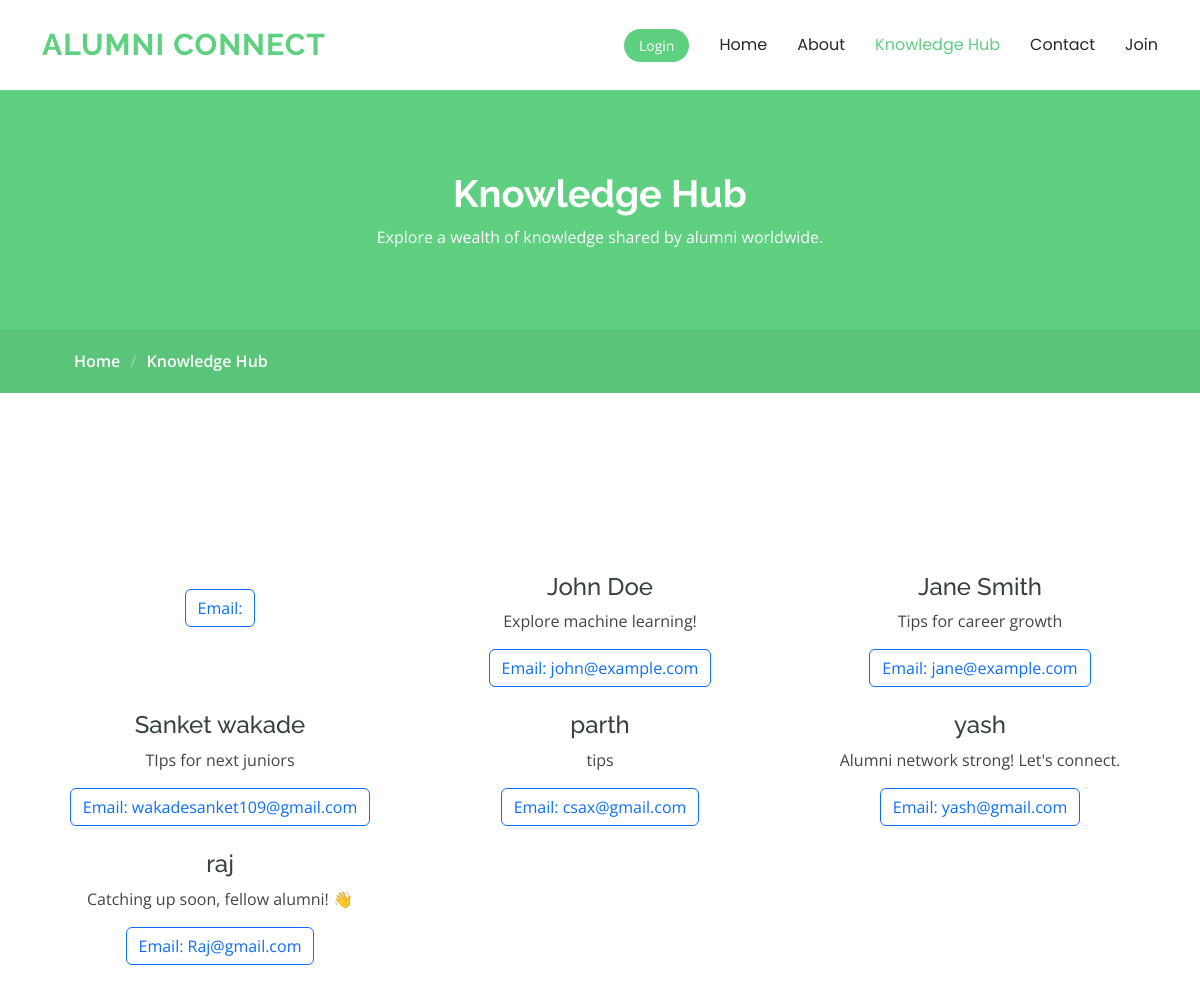
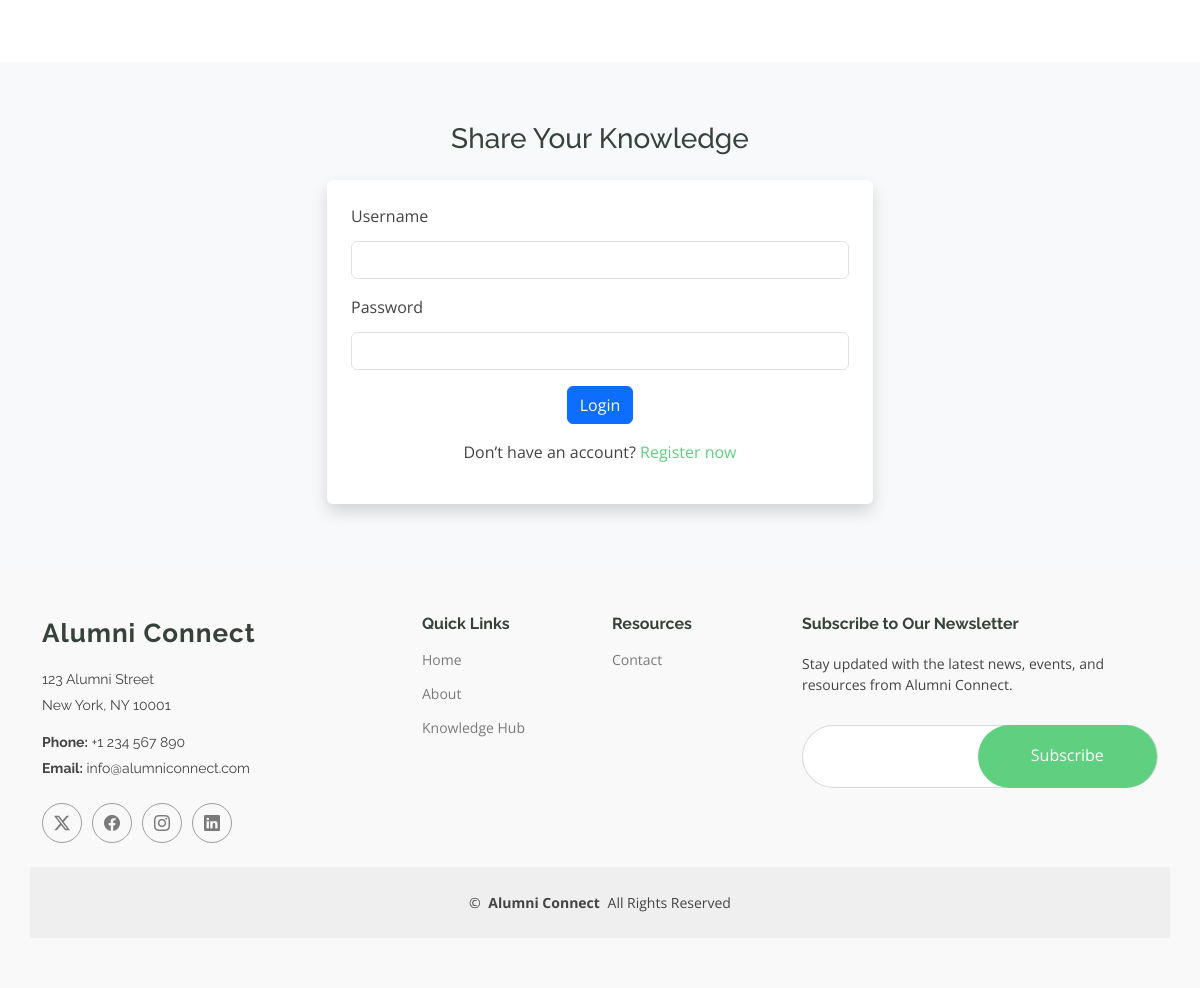
The page /Knowledge on the database its author committed (2 pictures, top to bottom).
### BaseApp/models.py (models this page shows, shortened)
class Knowledge(models.Model):
    name = models.CharField(max_length=255)
    message = models.TextField()
    email = models.CharField(max_length=255)

### al_portal/views.py (the view)
# urls.py: path('Knowledge', views.knowledge_view, name='knowledge'),  # the view that handles POST
def knowledge_view(request):
    if request.method == 'POST':
        form = KnowledgeForm(request.POST)
        print(form.errors)
        if form.is_valid():
            form.save()
            return redirect('knowledge')  # Replace with your URL name
    else:
        form = KnowledgeForm()
    entries = Knowledge.objects.all()
    return render(request, 'knowledge.html', {'form': form, 'entries': entries})

### BaseApp/forms.py
class KnowledgeForm(forms.ModelForm):
    class Meta:
        model = Knowledge
        fields = ['name', 'email', 'message']

### template/knowledge.html (shortened to what this page needs)
{% load static %}
<!DOCTYPE html>
<html lang="en">
  <head>
    <link href="{% static 'assets/vendor/bootstrap/css/bootstrap.min.css' %}" rel="stylesheet" />
    <link href="{% static 'assets/vendor/bootstrap-icons/bootstrap-icons.css' %}" rel="stylesheet" />
    <link href="{% static 'assets/vendor/aos/aos.css' %}" rel="stylesheet" />
    <link href="{% static 'assets/vendor/glightbox/css/glightbox.min.css' %}" rel="stylesheet" />
    <link href="{% static 'assets/vendor/swiper/swiper-bundle.min.css' %}" rel="stylesheet" />
    <link href="{% static 'assets/css/main.css' %}" rel="stylesheet" />
  </head>
  <body class="knowledge-hub-page">
    <header id="header" class="header d-flex align-items-center sticky-top">
      <div class="container-fluid container-xl position-relative d-flex align-items-center">
        <a href="{% url 'home' %}" class="logo d-flex align-items-center me-auto">
          <h1 class="sitename">Alumni Connect</h1>
        </a>
        <nav id="navmenu" class="navmenu">
          <ul>
            <li><a href="{% url 'home' %}">Home</a></li>
            <li><a href="{% url 'about' %}">About</a></li>
            <li><a href="{% url 'knowledge' %}" class="active">Knowledge Hub</a></li>
            <li><a href="{% url 'contact' %}">Contact</a></li>
            <li><a href="{% url 'join' %}">Join</a></li>
          </ul>
        </nav>
        <a class="btn-getstarted" href="{% url 'login' %}">Login</a>
      </div>
    </header>
    <main class="main">
      <div class="page-title" data-aos="fade">
        <div class="heading">
          <div class="container">
            <div class="row d-flex justify-content-center text-center">
              <div class="col-lg-8">
                <h1>Knowledge Hub</h1>
                <p class="mb-0">Explore a wealth of knowledge shared by alumni worldwide.</p>
              </div>
            </div>
          </div>
        </div>
        <nav class="breadcrumbs">
          <div class="container">
            <ol>
              <li><a href="{% url 'home' %}">Home</a></li>
              <li class="current">Knowledge Hub</li>
            </ol>
          </div>
        </nav>
      </div>
      <section id="knowledge-hub" class="section knowledge-hub">
      </section>
      {% block content %}
      <section class="section">
        <div class="container">
          <div class="row text-center">
            {% for entry in entries %}
            <div class="col-lg-4 mb-4">
              <h4>{{ entry.name }}</h4>
              <p>{{ entry.message }}</p>
              <a href="mailto:{{ entry.email }}" class="btn btn-outline-primary">
                Email: {{ entry.email }}
              </a>
            </div>
            {% endfor %}
          </div>
        </div>
      </section>
      <section class="section bg-light">
        <div class="container">
          <div class="row justify-content-center">
            <div class="col-lg-6">
              <h3 class="text-center mb-4">Share Your Knowledge</h3>
              <form method="POST" class="p-4 shadow bg-white rounded">
                <div class="mb-3">
                  <label for="id_username" class="form-label">Username</label>
                  <input type="text" name="username" class="form-control" id="id_username" required>
                </div>
                <div class="mb-3">
                  <label for="id_password" class="form-label">Password</label>
                  <input type="password" name="password" class="form-control" id="id_password" required>
                </div>
                <div class="text-center">
                  <button type="submit" class="btn btn-primary">Login</button>
                </div>
                <p class="text-center mt-3">
                  Don’t have an account? <a href="{% url 'register' %}">Register now</a>
                </p>
              </form>
            </div>
          </div>
        </div>
      </section>
      {% endblock %}
    </main>
    <footer id="footer" class="footer position-relative light-background">
      <div class="container footer-top">
        <div class="row gy-4">
          <div class="col-lg-4 col-md-6 footer-about">
            <a href="{% url 'home' %}" class="logo d-flex align-items-center">
              <span class="sitename">Alumni Connect</span>
            </a>
            <div class="footer-contact pt-3">
              <p>123 Alumni Street</p>
              <p>New York, NY 10001</p>
              <p class="mt-3"><strong>Phone:</strong> <span>+1 234 567 890</span></p>
              <p><strong>Email:</strong> <span>info@alumniconnect.com</span></p>
            </div>
            <div class="social-links d-flex mt-4">
              <a href=""><i class="bi bi-twitter-x"></i></a>
              <a href=""><i class="bi bi-facebook"></i></a>
              <a href=""><i class="bi bi-instagram"></i></a>
              <a href=""><i class="bi bi-linkedin"></i></a>
            </div>
          </div>
          <div class="col-lg-2 col-md-3 footer-links">
            <h4>Quick Links</h4>
            <ul>
              <li><a href="{% url 'home' %}">Home</a></li>
              <li><a href="{% url 'about' %}">About</a></li>
              <li><a href="{% url 'knowledge' %}">Knowledge Hub</a></li>
            </ul>
          </div>
          <div class="col-lg-2 col-md-3 footer-links">
            <h4>Resources</h4>
            <ul>
              <li><a href="{% url 'contact' %}">Contact</a></li>
            </ul>
          </div>
          <div class="col-lg-4 col-md-12 footer-newsletter">
            <h4>Subscribe to Our Newsletter</h4>
            <p>Stay updated with the latest news, events, and resources from Alumni Connect.</p>
            <form action="#" method="post" class="php-email-form">
              <div class="newsletter-form">
                <input type="email" name="email" required /><input type="submit" value="Subscribe" />
              </div>
            </form>
          </div>
        </div>
      </div>
      <div class="container copyright text-center mt-4">
        <p>
          &copy;
          <strong class="px-1 sitename">Alumni Connect</strong>
          <span>All Rights Reserved</span>
        </p>
      </div>
    </footer>
  </body>
</html>

### rows shown on the page
Knowledge: name "John Doe", message "Explore machine learning!", email "john@example.com"
Knowledge: name "Jane Smith", message "Tips for career growth", email "jane@example.com"
Knowledge: name "Sanket wakade", message "TIps for next juniors", email "wakadesanket109@gmail.com"
Knowledge: name "parth", message "tips", email "csax@gmail.com"
Knowledge: name "yash", message "Alumni network strong! Let's connect.", email "yash@gmail.com"
Knowledge: name "raj", message "Catching up soon, fellow alumni! 👋", email "Raj@gmail.com"
